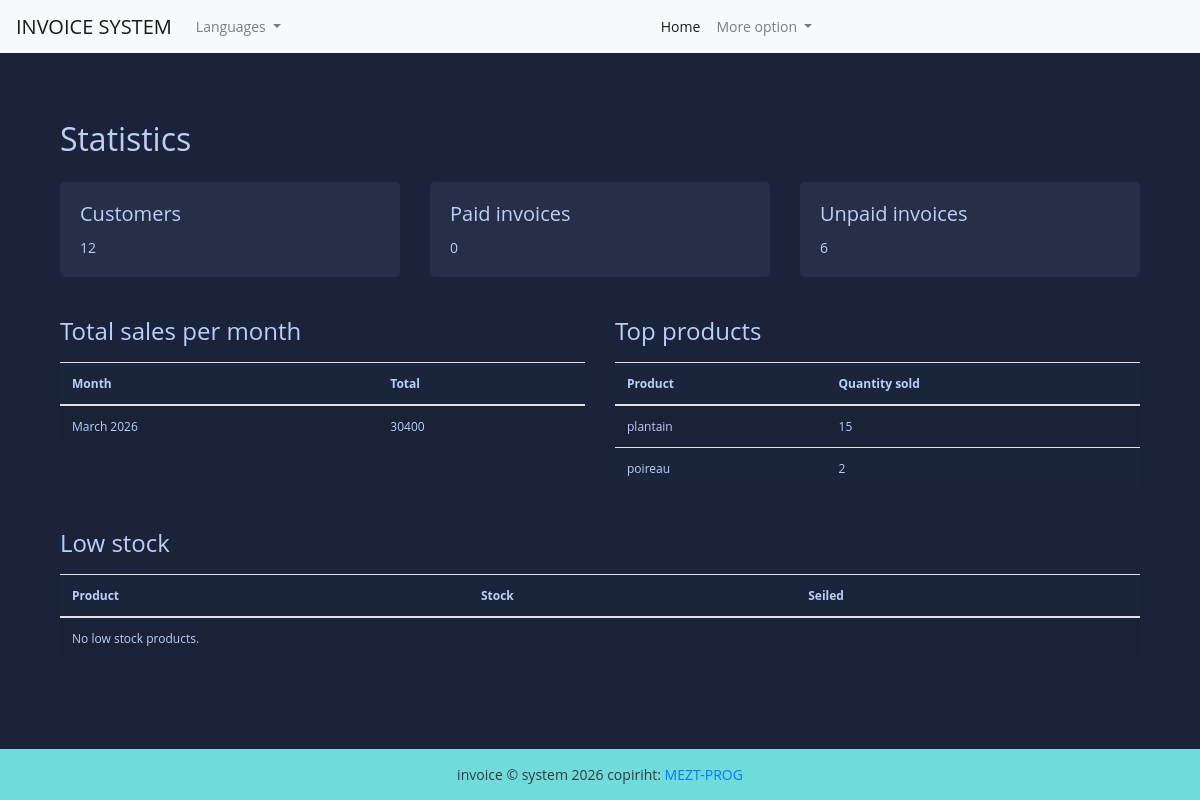
The page /statistics (signed in) on the database as committed earlier.
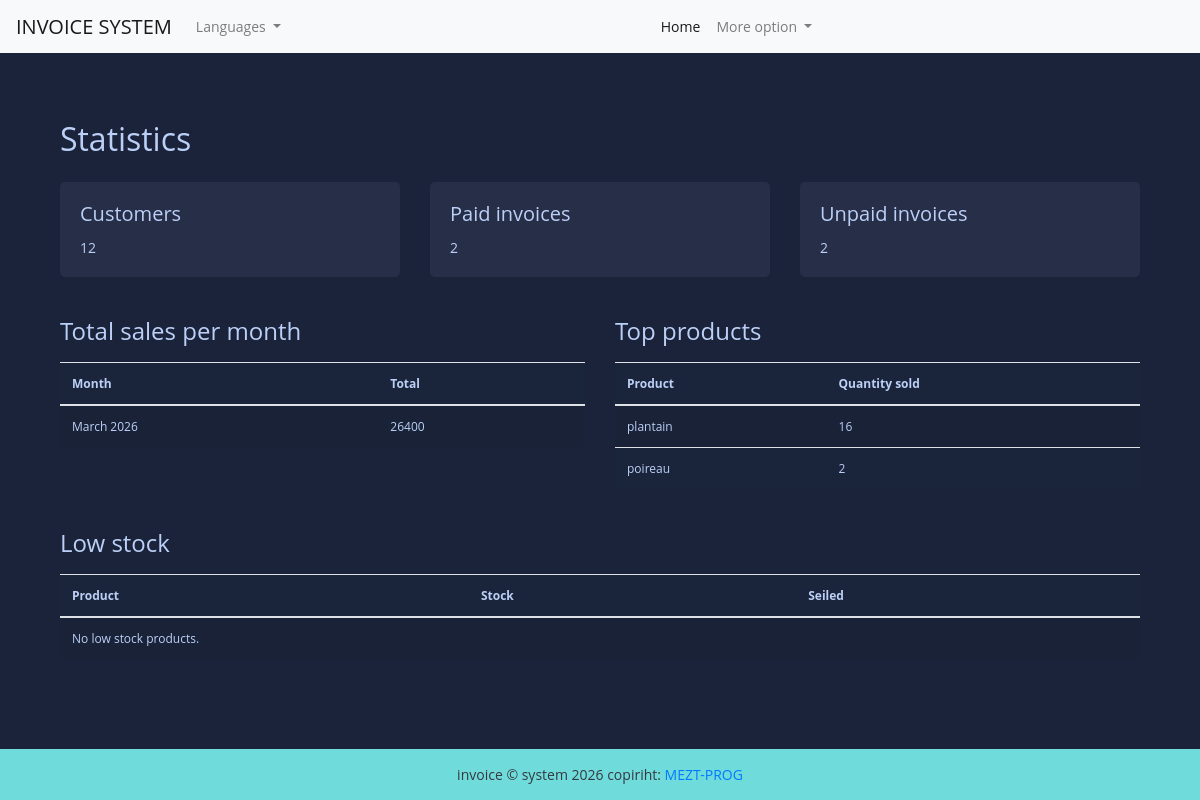
The same page on the database as committed later.
### fact_app/models.py (models this page shows, shortened)
class Product(models.Model):
    name = models.CharField(max_length=200)
    description = models.TextField(blank=True, null=True)
    unit_price = models.DecimalField(max_digits=10, decimal_places=2)
    created_date = models.DateTimeField(auto_now_add=True)
    save_by = models.ForeignKey(User, on_delete=models.PROTECT)
    quantity_in_stock = models.PositiveIntegerField(default = 50)
    quantity_seiled = models.PositiveIntegerField(default = 20)
    class Meta:
        verbose_name = "Product"
        verbose_name_plural = "Products"

### fact_app/views.py (the view)
# urls.py: path('statistics', views.StatisticsView.as_view(), name='statistics'),
class StatisticsView(LoginRequiredSuperuserMixin, View):
    template_name = "statistics.html"
    def get(self, request, *args, **kwargs):
        customers_count = Customer.objects.count()
        paid_count = Invoice.objects.filter(is_annuler=False, paid=True).count()
        unpaid_count = Invoice.objects.filter(is_annuler=False, paid=False).count()
        top_products = (
            Article.objects.values("product__name")
            .annotate(total_quantity=Sum("quantity"))
            .order_by("-total_quantity")[:10]
        )
        stock_low = (
            Product.objects.filter(quantity_in_stock__lte=F("quantity_seiled"))
            .order_by("quantity_in_stock")
        )
        monthly_sales = (
            Invoice.objects.filter(is_annuler=False)
            .annotate(month=TruncMonth("invoice_date_time"))
            .values("month")
            .annotate(total=Sum("total_amount"))
            .order_by("month")
        )
        context = {
            "customers_count": customers_count,
            "paid_count": paid_count,
            "unpaid_count": unpaid_count,
            "top_products": top_products,
            "stock_low": stock_low,
            "monthly_sales": monthly_sales,
            "now": timezone.now(),
        }
        return render(request, self.template_name, context)

### templates/statistics.html
{% extends 'base.html' %}
{% block content %}
<div class="container mt-5">
    <h2 class="mb-4">Statistics</h2>
    <div class="row mb-4">
        <div class="col-md-4">
            <div class="card">
                <div class="card-body">
                    <h5 class="card-title">Customers</h5>
                    <p class="card-text">{{ customers_count }}</p>
                </div>
            </div>
        </div>
        <div class="col-md-4">
            <div class="card">
                <div class="card-body">
                    <h5 class="card-title">Paid invoices</h5>
                    <p class="card-text">{{ paid_count }}</p>
                </div>
            </div>
        </div>
        <div class="col-md-4">
            <div class="card">
                <div class="card-body">
                    <h5 class="card-title">Unpaid invoices</h5>
                    <p class="card-text">{{ unpaid_count }}</p>
                </div>
            </div>
        </div>
    </div>
    <div class="row mb-4">
        <div class="col-md-6">
            <h4 class="mb-3">Total sales per month</h4>
            <table class="table table-striped">
                <thead>
                    <tr>
                        <th>Month</th>
                        <th>Total</th>
                    </tr>
                </thead>
                <tbody>
                    {% for item in monthly_sales %}
                    <tr>
                        <td>{{ item.month|date:"F Y" }}</td>
                        <td>{{ item.total }}</td>
                    </tr>
                    {% empty %}
                    <tr>
                        <td colspan="2">No sales yet.</td>
                    </tr>
                    {% endfor %}
                </tbody>
            </table>
        </div>
        <div class="col-md-6">
            <h4 class="mb-3">Top products</h4>
            <table class="table table-striped">
                <thead>
                    <tr>
                        <th>Product</th>
                        <th>Quantity sold</th>
                    </tr>
                </thead>
                <tbody>
                    {% for item in top_products %}
                    <tr>
                        <td>{{ item.product__name }}</td>
                        <td>{{ item.total_quantity }}</td>
                    </tr>
                    {% empty %}
                    <tr>
                        <td colspan="2">No product sales yet.</td>
                    </tr>
                    {% endfor %}
                </tbody>
            </table>
        </div>
    </div>
    <div class="row">
        <div class="col-md-12">
            <h4 class="mb-3">Low stock</h4>
            <table class="table table-striped">
                <thead>
                    <tr>
                        <th>Product</th>
                        <th>Stock</th>
                        <th>Seiled</th>
                    </tr>
                </thead>
                <tbody>
                    {% for product in stock_low %}
                    <tr>
                        <td>{{ product.name }}</td>
                        <td>{{ product.quantity_in_stock }}</td>
                        <td>{{ product.quantity_seiled }}</td>
                    </tr>
                    {% empty %}
                    <tr>
                        <td colspan="3">No low stock products.</td>
                    </tr>
                    {% endfor %}
                </tbody>
            </table>
        </div>
    </div>
</div>
{% endblock %}

Rows that differ between the two databases and show on the page:
changed Product "plantain": total_quantity "15" → "16"
Other text that changed with them:
{{ paid_count }}: "0" → "2"
{{ unpaid_count }}: "6" → "2"
new list line: "March 2026 26400"
list line gone: "March 2026 30400"
